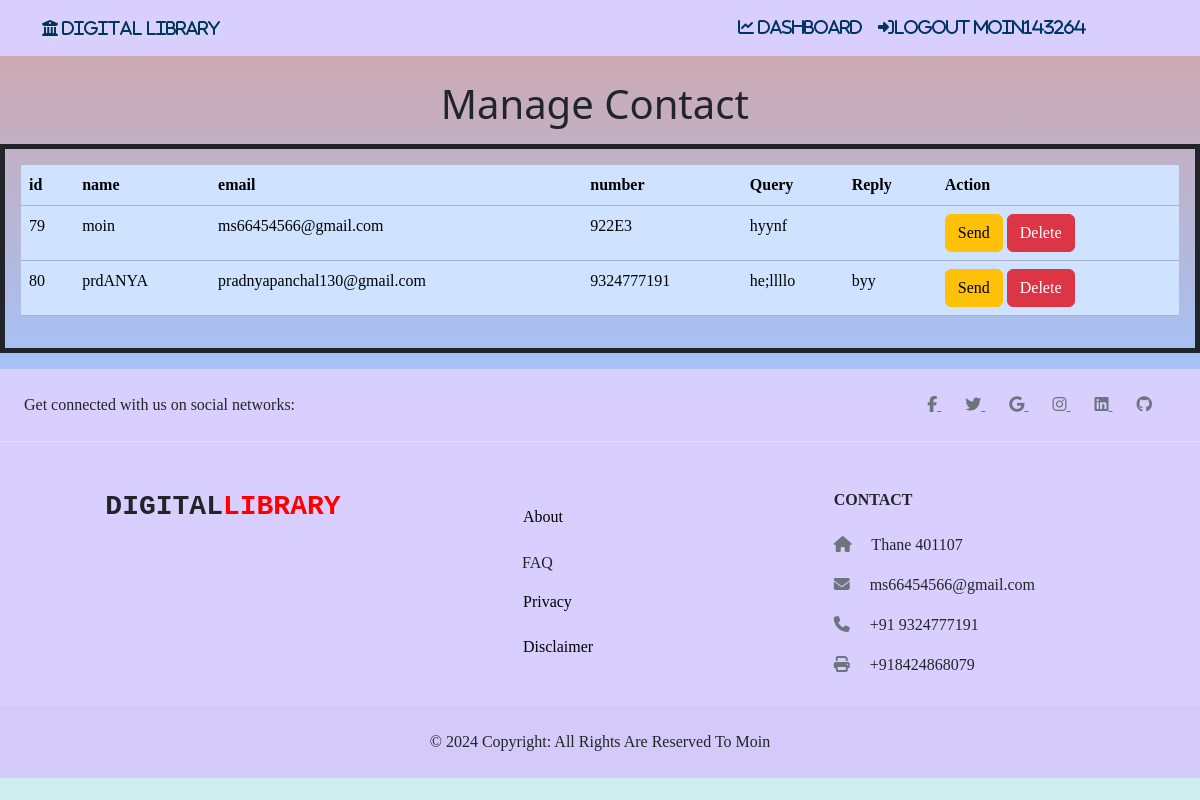
The page /admin/images/contact_manage.php (signed in) on the database its author committed.
### tables this page shows
CREATE TABLE `contact` (
  `id` int(11) NOT NULL,
  `name` varchar(25) NOT NULL,
  `email` varchar(100) NOT NULL,
  `number` varchar(25) NOT NULL,
  `query` varchar(1024) NOT NULL,
  `reply` varchar(1000) NOT NULL
);

### admin/images/contact_manage.php (the view, shortened to what this page needs)
<!DOCTYPE html>
<html lang="en">
  <head>
    <link
      href="https://cdn.jsdelivr.net/npm/bootstrap@5.3.2/dist/css/bootstrap.min.css"
      rel="stylesheet"
    />
    <link
      rel="stylesheet"
      href="https://cdnjs.cloudflare.com/ajax/libs/font-awesome/5.15.4/css/all.min.css"
    />
  </head>
  <body
    class="ocean-breeze"
  >
    <header>
      <nav class="navbar navbar-expand-sm">
        <div class="container">
        <span
        class='fa-solid'
            style="
              color: #003366;
              text-shadow: 2px 2px 4px #ddd;
              text-shadow: #ddd;
            "
          >
          <i class="fas fa-university" style="font-size: 1.0em; color: #003366;">   Digital  Library</i>
          </span>
          <div class="collapse navbar-collapse" id="collapsibleNavId">
            <ul class="navbar-nav ms-auto mt-2 mt-lg-0 mx-5">
            <li class="nav-item">
                <a class="nav-link" href="index.php"
                  ><div class="icon">
                    <i style="color: #003366" class="fa-solid fa-chart-line">
                      Dashboard</i
                    >
                  </div>
                </a>
              </li>
              <li class="nav-item me-3">
                <a class="nav-link active" href="Admin_logout.php"
                  ><div class="sign-in">
                    <i
                      style="color: #003366"
                      class="fa-solid fa-right-to-bracket "
                    >logout    <?php echo isset($_SESSION["productma"]) ? $_SESSION["productma"] : ''; ?></i>
                  </div>
                </a>
              </li>
            </ul>
          </div>
        </div>
      </nav>
    </header>
    <main>
    <?php
include "conn.php";
$sql="select * from contact;";
$result=mysqli_query($conn,$sql);
if (mysqli_num_rows($result)>0) {
    echo "   <h1 class='text-center'>Manage Contact  <i class='fa-solid fa-bottom-to-bracket' aria-hidden='true'></i></h1>
    <div
        class='container-fluid my-3 p-3 border border-5 border-dark'
    >
        <div
            class='table-responsive'
        >
            <table
                class='table table-primary'
            >
                <thead>
                    <tr>
                        <th scope='col'>id</th>
                        <th scope='col'>name</th>
                        <th scope='col'>email</th>
                        <th scope='col'>number</th>
                        <th scope='col'>Query</th>
                        <th scope='col'>Reply</th>
                        <th scope='col'>Action</th>
                    </tr>
                </thead>
                <tbody>";
    while ($rows = mysqli_fetch_assoc($result)) {
        echo "
        <tr class=''>
            <td scope='row'>{$rows['id']}</td>
            <td>{$rows['name']}</td>
            <td>{$rows['email']}</td>
            <td>{$rows['number']}</td>
            <td>{$rows['query']}</td>
            <td>{$rows['reply']}</td>
            <td scope='row'>
                <a
                    name=''
                    id=''
                    class='btn btn-warning'
                    href='send.php?id={$rows['id']}'
                    role='button'
                    >Send</a
                >
                <a
                name=''
                id=''
                class='btn btn-danger'
                href='delete.php?id={$rows['id']}'
                role='button'
                >Delete</a
            >
    </td>
        </tr>";
    }
    echo "
    </tbody>
</table>
</div>
</div>
";
} else {
    echo "No Request".mysqli_error($conn);
}
?>
    </main>
    <footer>
      <footer class="text-center text-sm-start text-dark">
        <section
          class="d-flex justify-content-center justify-content-lg-between p-4 border-bottom"
        >
          <div class="me-5 d-none d-lg-block">
            <span>Get connected with us on social networks:</span>
          </div>
          <div>
            <a href="" class="me-4 link-secondary">
              <i class="fab fa-facebook-f"></i>
            </a>
            <a href="" class="me-4 link-secondary">
              <i class="fab fa-twitter"></i>
            </a>
            <a href="" class="me-4 link-secondary">
              <i class="fab fa-google"></i>
            </a>
            <a href="" class="me-4 link-secondary">
              <i class="fab fa-instagram"></i>
            </a>
            <a href="" class="me-4 link-secondary">
              <i class="fab fa-linkedin"></i>
            </a>
            <a href="" class="me-4 link-secondary">
              <i class="fab fa-github"></i>
            </a>
          </div>
        </section>
        <section class="">
          <div class="container text-center text-md-start mt-5">
            <div class="row mt-3">
              <div class="col-md-3 col-lg-4 col-xl-3 mx-auto mb-4">
                <h3
                  class="text-uppercase fw-bold mb-4 d-flex-inline"
                  style="font-family: 'Courier New', Courier, monospace"
                >
                Digital<span style="color: red">Library</span>
                </h3>
              </div>
              <div class="col-md-2 col-lg-2 col-xl-2 mx-auto mb-4">
                <p>
                  <a href="#!" class="text-reset">
                    <h6 class="text-uppercase fw-bold mb-4">
                      <div class="container-box">
                        <button
                          type="button"
                          class="bbtn"
                          data-bs-toggle="modal"
                          data-bs-target="#hell"
                          style="background: transparent; border: none"
                        >
                          About
                        </button>
                      </div>
                    </h6></a
                  >
                </p>
                <p>
                  <a
                    style="
                      margin-left: 5px;
                      text-decoration: none;
                      font-family: fantasy;
                    "
                    name=""
                    id=""
                    class="text-dark"
                    href="FAQ.html"
                    role="button"
                    >FAQ</a
                  >
                </p>
                <p>
                  <a href="#!" class="text-reset">
                    <h6 class="text-uppercase fw-bold mb-4">
                      <div class="container-box">
                        <button
                          type="button"
                          class="bbtn"
                          data-bs-toggle="modal"
                          data-bs-target="#privacy"
                          style="background: transparent; border: none"
                        >
                          Privacy
                        </button>
                      </div>
                    </h6></a
                  >
                </p>
                <p>
                  <a href="#!" class="text-reset">
                    <h6 class="text-uppercase fw-bold mb-4">
                      <div class="container-box">
                        <button
                          type="button"
                          class="bbtn"
                          data-bs-toggle="modal"
                          data-bs-target="#disclaimer"
                          style="background: transparent; border: none"
                        >
                          Disclaimer
                        </button>
                      </div>
                    </h6></a
                  >
                </p>
              </div>
              <div class="col-md-4 col-lg-3 col-xl-3 mx-auto mb-md-0 mb-4">
                <h6 class="text-uppercase fw-bold mb-4">Contact</h6>
                <p>
                  <i class="fas fa-home me-3 text-secondary"></i> Thane 401107
                </p>
                <p>
                  <i class="fas fa-envelope me-3 text-secondary"></i>
                  ms66454566@gmail.com
                </p>
                <p>
                  <i class="fas fa-phone me-3 text-secondary"></i> +91
                  9324777191
                </p>
                <p>
                  <i class="fas fa-print me-3 text-secondary"></i> +918424868079
                </p>
              </div>
            </div>
          </div>
        </section>
        <div
          class="text-center text-dark p-4"
          style="background-color: rgba(0, 0, 0, 0.025)"
        >
          © 2024 Copyright: All Rights Are Reserved To Moin
        </div>
      </footer>
    </footer>
  </body>
</html>

### admin/images/contact_manage.php (style rules this page uses)
header { position: fixed; width: 100%; top: 0; left: 0; z-index: 1000; background-color:#D8CFFF; }
body { padding-top: 80px; }
body, form, .container-fluid, .navbar , footer { font-family: fantasy; }
.ocean-breeze { background: linear-gradient(to top, #d0f0f0, #a1c4fd 50%, #d4a5a5); height: 100vh; }
footer { background-color:#D8CFFF; }

### rows shown on the page
contact: id "79", name "moin", email "ms66454566@gmail.com", number "922E3", query "hyynf"
contact: id "80", name "prdANYA", email "pradnyapanchal130@gmail.com", number "9324777191", query "he;llllo", reply "byy"

### other values the page prints
$_SESSION["productma"] "Moin143264"
